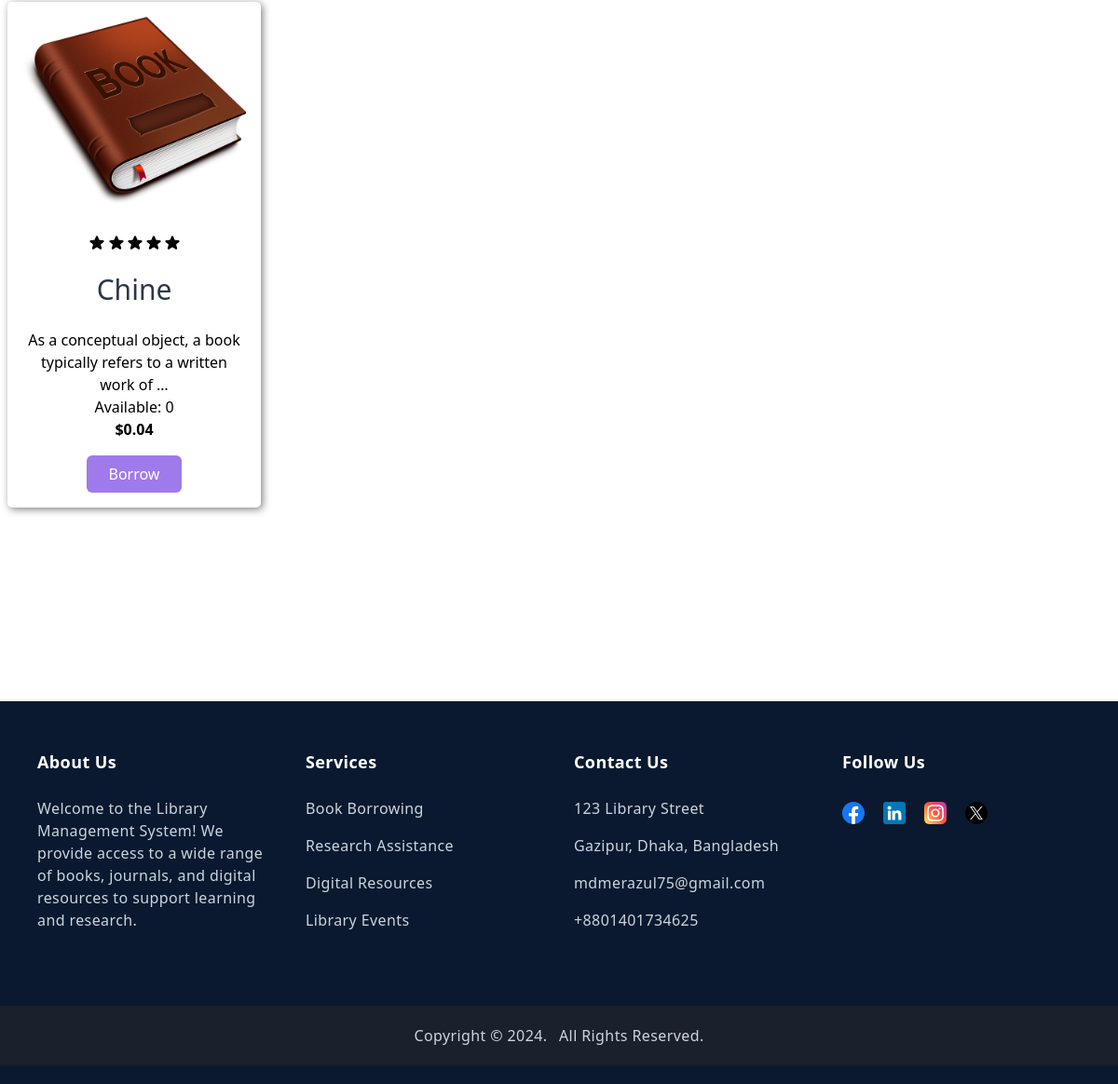
/ (lower part), run on an earlier commit of the app's database.
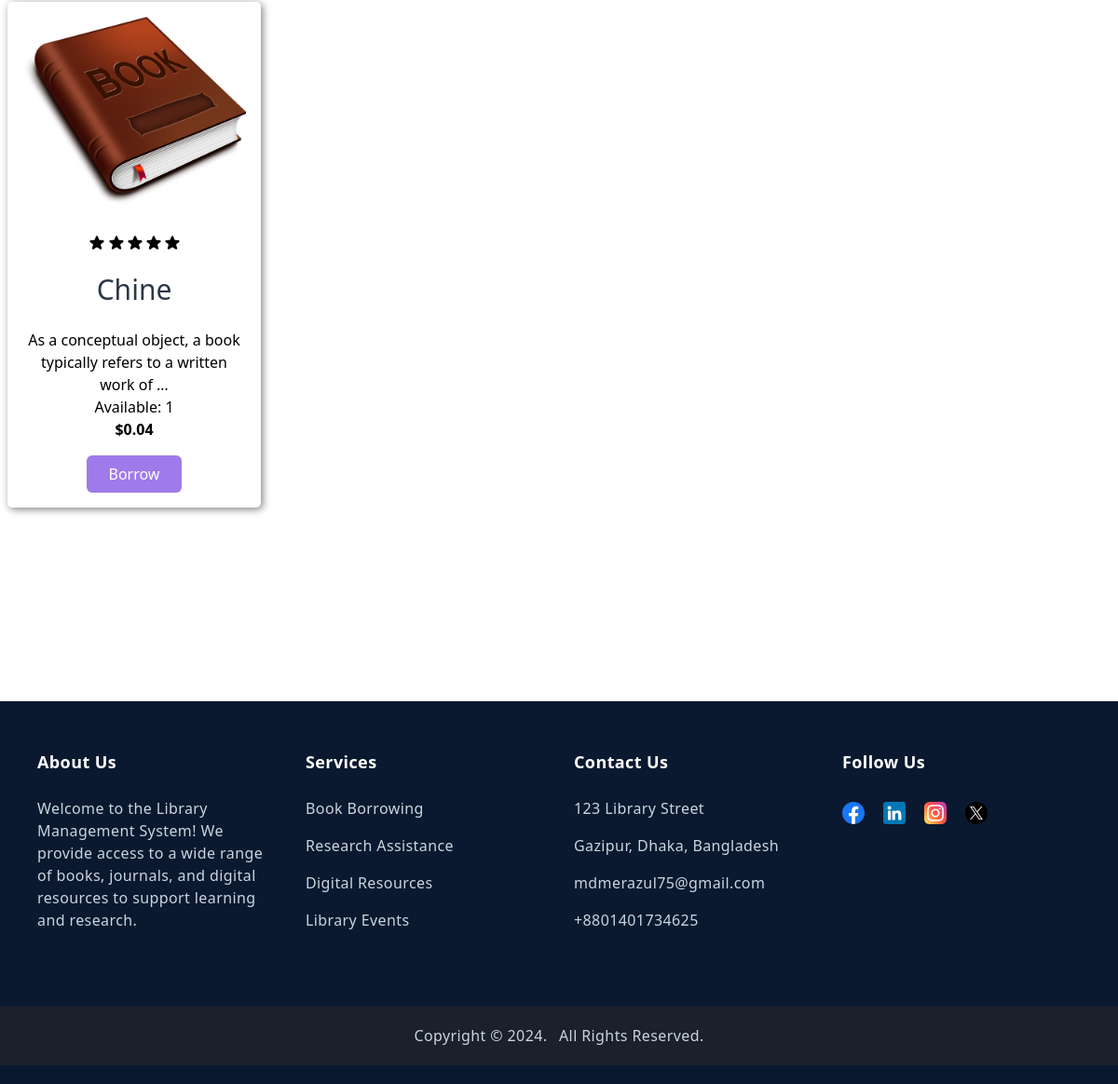
And on a later commit of the database.
### books/models.py (models this page shows, shortened)
class Book(models.Model):
    categories = models.ManyToManyField(Category)
    title = models.CharField(max_length=200)
    description = models.TextField()
    image = models.ImageField(upload_to='books/media/uploads/', blank=True, null=True)
    quantity = models.PositiveIntegerField(default=0)
    price = models.DecimalField(max_digits=10, decimal_places=2)

### Library_mentment/views.py (the view)
# urls.py: path('', views.home, name='home'),
def home(request, category_slug=None):
    books = Book.objects.all()
    if category_slug is not None:
        category = get_object_or_404(Category, slug=category_slug)
        books = books.filter(categories=category)
    categories = Category.objects.all()
    return render(request, 'home.html', {'books': books, 'categories': categories})

### templates/home.html (shortened to what this page needs)
{% extends "base.html" %}
{% block content %}
{% load static %}
<div class="" style="padding-bottom: 200px;">
  <section class="min-h-screen p-5  bg-green-50 md:p-0 grid grid-cols-1 sm:grid-cols-2 md:grid-cols-2 lg:grid-cols-4 xl:grid-cols-4 2xl:grid-cols-4 gap-4 items-start" style="padding-top: 10px;">
    {% for book in books %}
      <section class="card bg-purple-50 text-center transform duration-500 hover:-translate-y-2 cursor-pointer">
        <img src="{{ book.image.url }}" alt="{{ book.title }}" />
        <div class="space-x-1 flex justify-center mt-4">
          {% for _ in "12345" %}
          <svg class="w-4 h-4 mx-px fill-current text-{{ book.rating_color }}" xmlns="http://www.w3.org/2000/svg" viewBox="0 0 14 14">
            <path d="M6.43 12l-2.36 1.64a1 1 0 0 1-1.53-1.11l.83-2.75a1 1 0 0 0-.35-1.09L.73 6.96a1 1 0 0 1 .59-1.8l2.87-.06a1 1 0 0 0 .92-.67l.95-2.71a1 1 0 0 1 1.88 0l.95 2.71c.13.4.5.66.92.67l2.87.06a1 1 0 0 1 .59 1.8l-2.3 1.73a1 1 0 0 0-.34 1.09l.83 2.75a1 1 0 0 1-1.53 1.1L7.57 12a1 1 0 0 0-1.14 0z"></path>
          </svg>
          {% endfor %}
        </div>
        <a href="{% url 'Book_detail' book.id %}" class="text-decoration-none text-gray-800"><h4 class="text-3xl my-5">{{ book.title }}</h4> </a>
        <p class="card-text">{{ book.description|truncatechars:70 }}</p>
        <p class="card-text">Available: {{ book.quantity }}</p>
        <h2 class="font-semibold mb-4">${{ book.price }}</h2>
        <a href="{% url 'borrow_book' book.id %}">
          <button class="p-2 px-6 bg-purple-500 text-white rounded-md hover:bg-purple-600">Borrow</button>
        </a>
      </section>
    {% endfor %}
  </section>
{% endblock %}

What changed in the data, as far as the page shows it:
changed Book "Chine": quantity "0" → "1"
